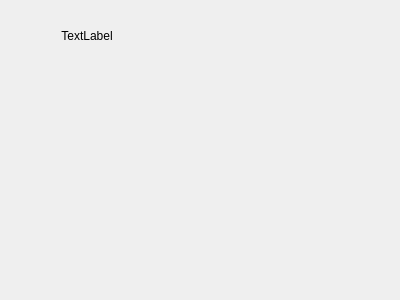
<?xml version="1.0" encoding="UTF-8"?>
<ui version="4.0">
 <class>MainWindow</class>
 <widget class="QMainWindow" name="MainWindow">
  <property name="geometry">
   <rect>
    <x>0</x>
    <y>0</y>
    <width>400</width>
    <height>300</height>
   </rect>
  </property>
  <property name="windowTitle">
   <string>MainWindow</string>
  </property>
  <widget class="QWidget" name="centralWidget">
   <widget class="QLabel" name="label">
    <property name="geometry">
     <rect>
      <x>60</x>
      <y>30</y>
      <width>54</width>
      <height>12</height>
     </rect>
    </property>
    <property name="text">
     <string>TextLabel</string>
    </property>
    <property name="alignment">
     <set>Qt::AlignCenter</set>
    </property>
   </widget>
  </widget>
 </widget>
 <layoutdefault spacing="6" margin="11"/>
 <resources/>
 <connections/>
</ui>
